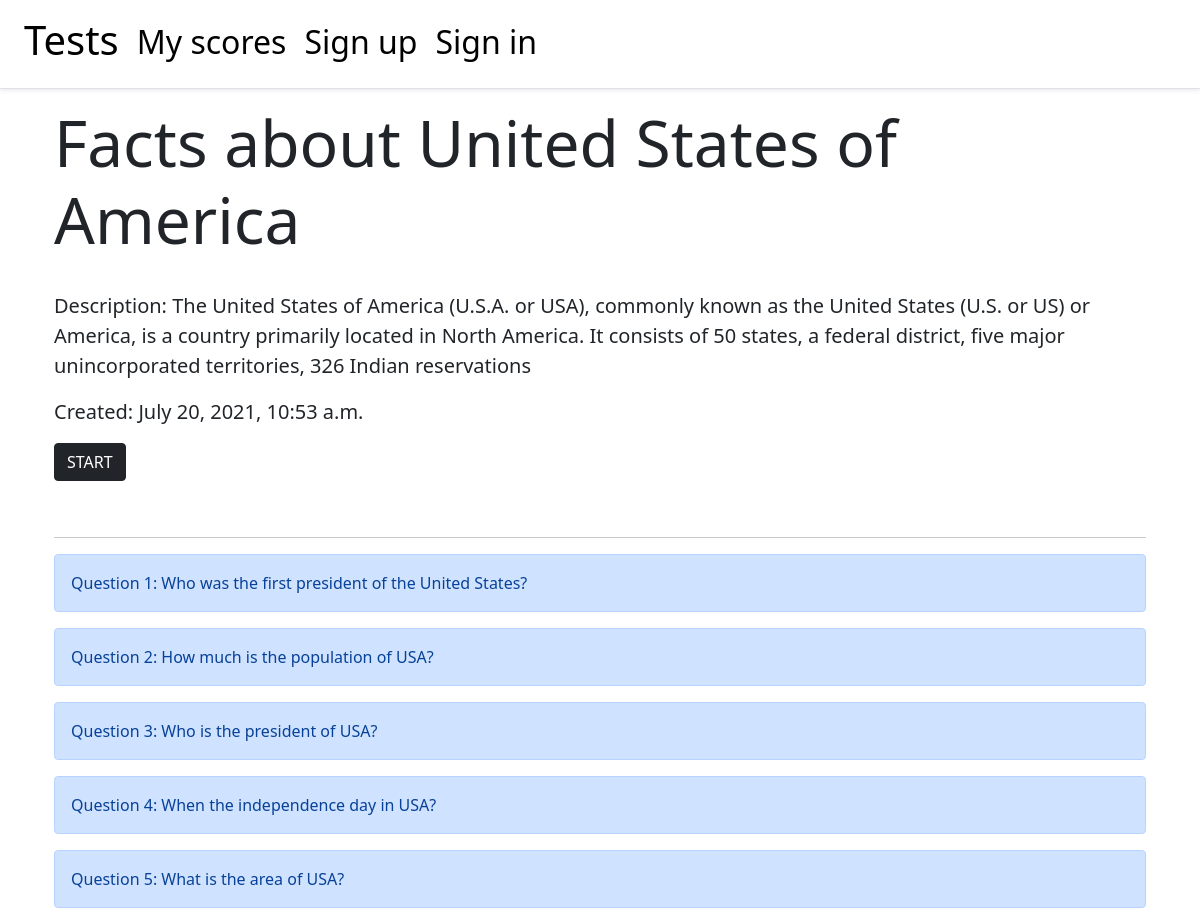
/1/, run on the app's committed database.
### tests/models.py (models this page shows, shortened)
class Test(models.Model):
    title = models.CharField(max_length=200, blank=True, null=True, unique=True)
    questions = models.ManyToManyField(Question, related_name="test", blank=True)
    description = models.CharField(max_length=280, blank=True)
    image_src = models.CharField(max_length=120, blank=True, default="https://source.unsplash.com/random")
    created_at = models.DateTimeField(auto_now_add=True)

class Question(models.Model):
    text = models.TextField()
    options = models.ManyToManyField(Option, related_name='question_set')
    right_option = models.ForeignKey(Option, on_delete=models.CASCADE, related_name='question')

### tests/views.py (the view)
# urls.py: path('<int:pk>/', TestDetailView.as_view(), name='post_detail'),
class TestDetailView(DetailView):
    model = Test
    template_name = 'tests/detail.html'

### templates/tests/detail.html (shortened to what this page needs)
{% extends '_base.html' %}
{% block content %}
<div class="container">
<h1 class="post__title">{{test.title}}</h1>
<p class="lead">
    Description: {{test.description}}
</p>
<p class="lead">
    Created: {{test.created_at}}
</p>
<a href="{% url 'start' test.id %}" type="button" class="btn btn-dark glow" style="margin-bottom: 5vh;">START</a>
<hr/>
<div>
    {% for question in test.questions.all %}
    <div class = "alert alert-primary" role="alert">
        Question {{forloop.counter}}:  {{question.text}}
    </div>
    {% endfor %}
</div>
{% endblock content %}

### static/css/base.css (style rules this page uses)
.post__title { font-size: 8vh; margin-bottom: 4vh; }
.glow { animation: glowing 1300ms infinite; }

### data on the page
Test: title "Facts about United States of America", description "The United States of America (U.S.A. or USA), commonly known as the United States (U.S. or US) or America, is a country primarily located in North America. It consists of 50 states, a federal district, five major unincorporated territories, 326 Indian reservations", created_at "July 20, 2021, 10:53 a.m."
Question: text "Who was the first president of the United States?"
Question: text "How much is the population of USA?"
Question: text "Who is the president of USA?"
Question: text "When the independence day in USA?"
Question: text "What is the area of USA?"
